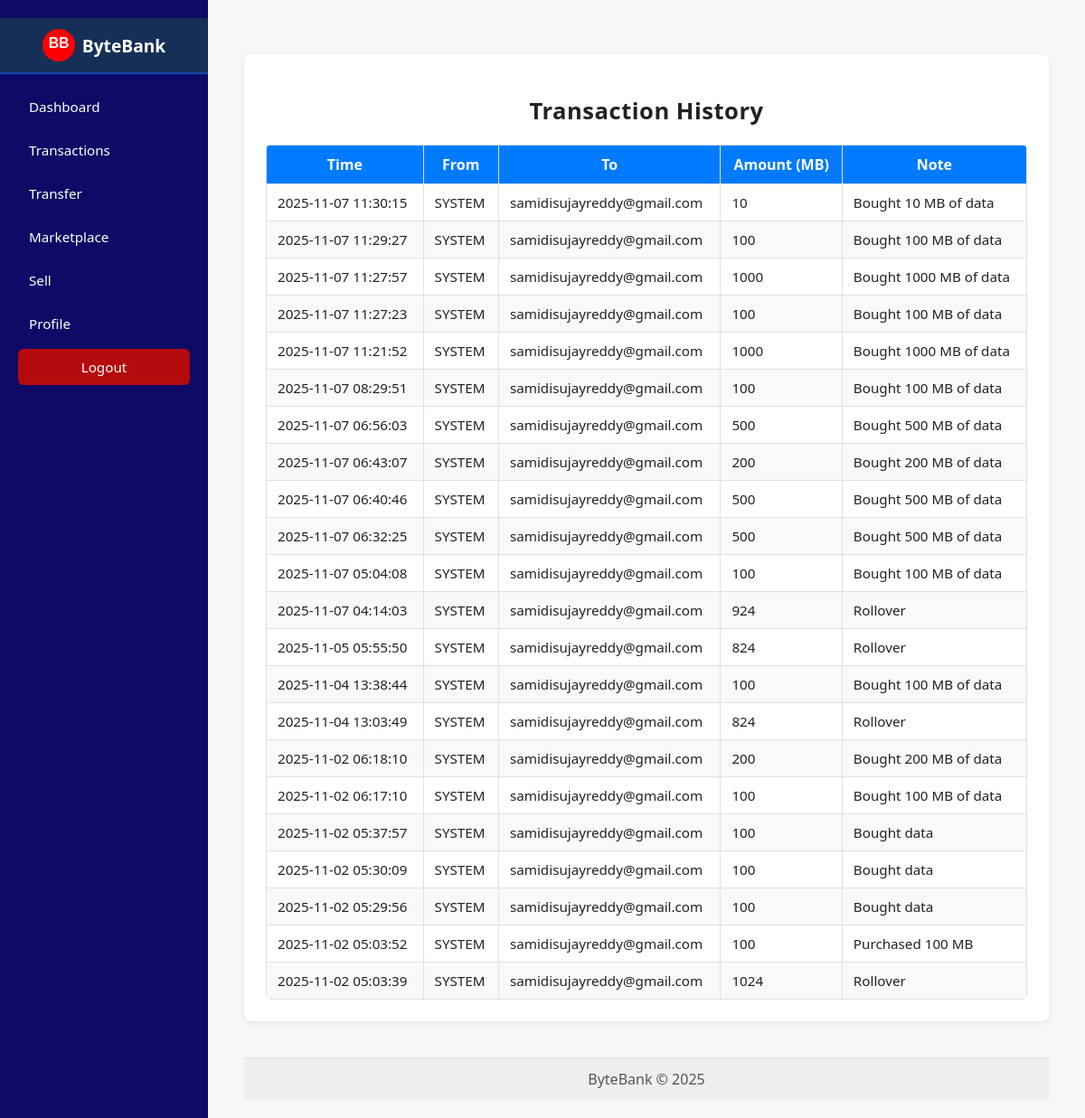
Page /transactions (signed in) on the earlier database version.
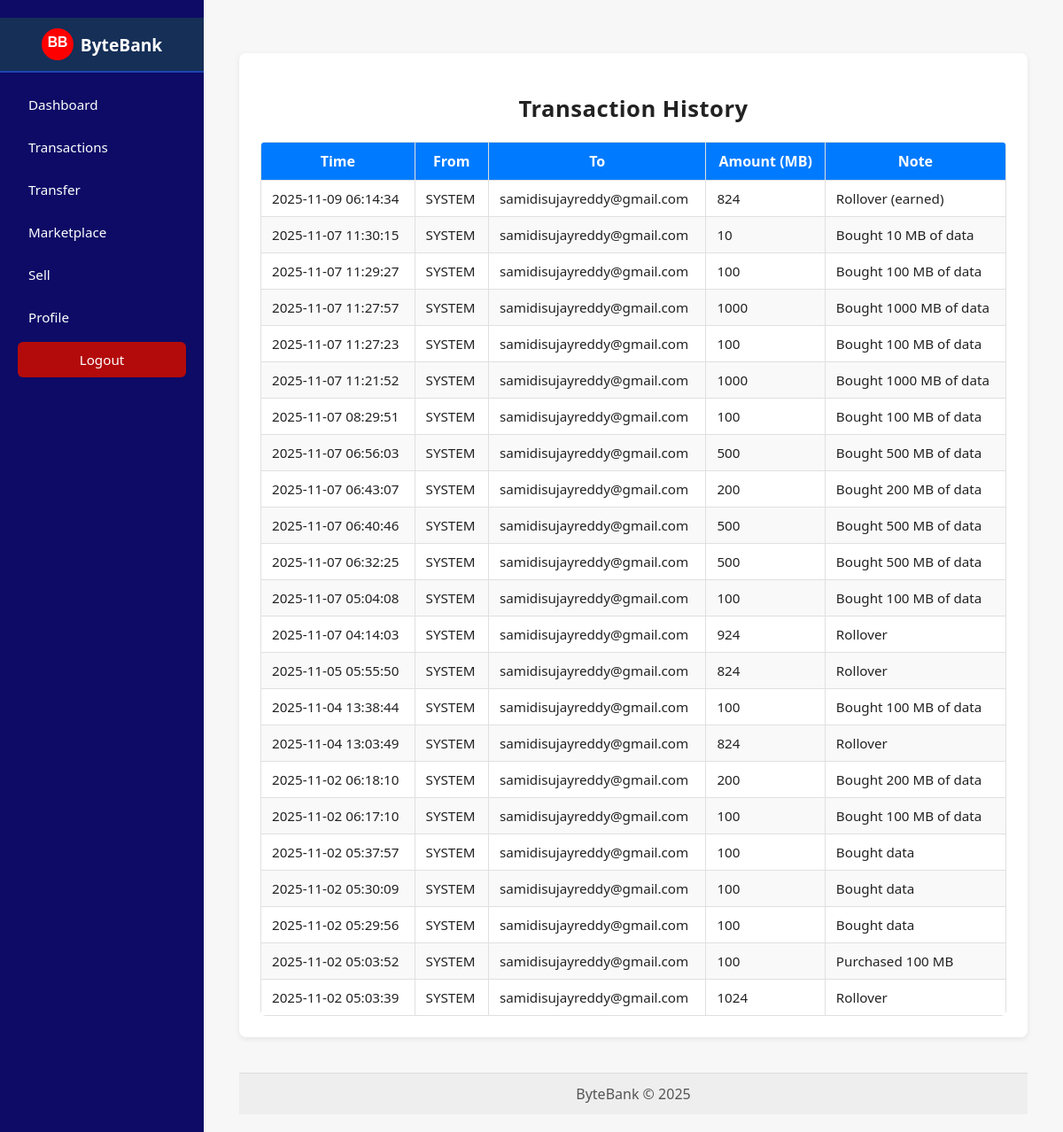
Same page on the later database version.
### app.py (models this page shows, shortened)
class Transaction(db.Model):
    id = db.Column(db.Integer, primary_key=True)
    sender_id = db.Column(db.Integer, db.ForeignKey('user.id'), nullable=True)
    receiver_id = db.Column(db.Integer, db.ForeignKey('user.id'), nullable=True)
    amount_mb = db.Column(db.Integer, nullable=False)
    timestamp = db.Column(db.DateTime, default=datetime.utcnow)
    note = db.Column(db.String(250), nullable=True)
    sender = db.relationship('User', back_populates='sent_transactions', foreign_keys=[sender_id])
    receiver = db.relationship('User', back_populates='received_transactions', foreign_keys=[receiver_id])

class User(db.Model):
    id = db.Column(db.Integer, primary_key=True)
    name = db.Column(db.String(120), nullable=False)
    email = db.Column(db.String(150), unique=True, nullable=False)
    password_hash = db.Column(db.String(200), nullable=False)
    daily_quota_mb = db.Column(db.Integer, default=1024)  # default 1GB/day in MB
    used_today_mb = db.Column(db.Integer, default=0)
    total_used_mb = db.Column(db.Integer, default=0) #cumulative all-time usage
    last_usage_date = db.Column(db.Date, nullable=True)
    is_admin = db.Column(db.Boolean, default=False)
    created_at = db.Column(db.DateTime, default=datetime.utcnow)
    last_login = db.Column(db.DateTime)
    wallet = db.relationship('DataWallet', uselist=False, back_populates='user')
    sent_transactions = db.relationship('Transaction', back_populates='sender', foreign_keys='Transaction.sender_id')
    received_transactions = db.relationship('Transaction', back_populates='receiver', foreign_keys='Transaction.receiver_id')

### app.py (the view)
@app.route('/transactions')
def transactions():
    user = current_user()
    if not user:
        return redirect(url_for('login'))
    txns = Transaction.query.filter(
        (Transaction.sender_id == user.id) | (Transaction.receiver_id == user.id)
    ).order_by(Transaction.timestamp.desc()).limit(200).all()
    return render_template('transactions.html', user=user, txns=txns)

### app.py (called while the page is built)
def current_user():
    user_id = session.get('user_id')
    if not user_id:
        return None
    return User.query.get(user_id)

@app.context_processor
def inject_now():
    return {'datetime': datetime}

### templates/transactions.html (shortened to what this page needs)
{% extends 'layout.html' %}
{% block content %}
<div class="transactions-container">
  <h2>Transaction History</h2>
  {% if txns %}
    <div class="table-wrapper">
      <table class="transactions-table">
        <thead>
          <tr>
            <th>Time</th>
            <th>From</th>
            <th>To</th>
            <th>Amount (MB)</th>
            <th>Note</th>
          </tr>
        </thead>
        <tbody>
          {% for t in txns %}
            <tr>
              <td>{{ t.timestamp.strftime('%Y-%m-%d %H:%M:%S') }}</td>
              <td>{% if t.sender %}{{ t.sender.email }}{% else %}SYSTEM{% endif %}</td>
              <td>{% if t.receiver %}{{ t.receiver.email }}{% else %}SYSTEM{% endif %}</td>
              <td>{{ t.amount_mb }}</td>
              <td>{{ t.note or '-' }}</td>
            </tr>
          {% endfor %}
        </tbody>
      </table>
    </div>
  {% else %}
    <p class="no-transactions">No transactions yet.</p>
  {% endif %}
</div>
{% endblock %}

Differences in the rows shown:
added Transaction: timestamp "2025-11-09 06:14:34", receiver.email "samidisujayreddy@gmail.com", amount_mb "824", note "Rollover (earned)"
